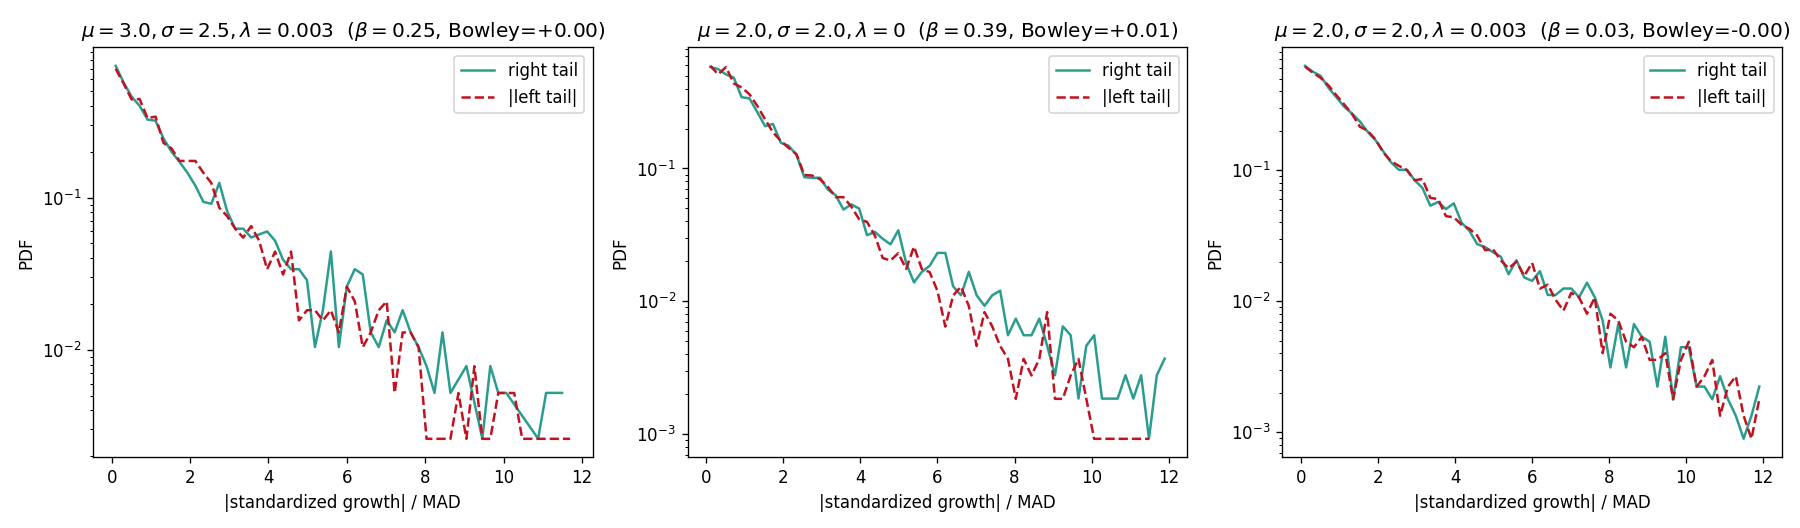

Source code (Python):
"""How right-skewed is the tent, really? Moment skew over-weights extreme outliers on a fat-tailed
distribution. Add robust measures: Bowley quantile skew, left/right tail-magnitude ratios, and a
FOLDED-tail plot (right side vs |left side|) so the body/tail asymmetry is visible directly.
Measured at the best beta>0 regimes.
"""
import sys, os
sys.path.insert(0, os.path.dirname(__file__))
import numpy as np
from scipy.stats import skew, kurtosis
import matplotlib
matplotlib.use("Agg")
import matplotlib.pyplot as plt
from explore import integrate
from measure_msb import regrid_logS, msb_on_grid, binned_beta

S = 600
TMAX, T_BURN, DT = 45.0, 18.0, 0.5
SEED = 2024
REGIMES = [(3.0, 2.5, 3e-3), (2.0, 2.0, 0.0), (2.0, 2.0, 3e-3)]   # (mu, sigma, lam)


def growth_pool(mu, sigma, lam):
    t, W, lnM, *_ = integrate(SEED, S, mu, sigma, tmax=TMAX, n_eval=3000, lam=lam)
    win = t > T_BURN
    surv = W[:, win].min(1) > 1e-6
    tg = np.arange(T_BURN, TMAX + 1e-9, DT)
    lnS = regrid_logS(t, W[surv], tg)
    Sbar, vol, gl = msb_on_grid(lnS)
    beta, _ = binned_beta(Sbar, vol)
    return gl, beta, int(surv.sum())


def asym(g):
    g = g - np.median(g)                                   # center on median
    q = np.percentile(g, [1, 5, 10, 25, 50, 75, 90, 95, 99])
    Q1, Q2, Q3 = q[3], q[4], q[5]
    bowley = (Q3 + Q1 - 2 * Q2) / (Q3 - Q1)                # robust skew, in [-1,1]
    # tail magnitude ratios: |right pct| / |left pct| (1.0 = symmetric)
    r90 = abs(q[7]) / abs(q[1]); r95 = abs(q[7]) / abs(q[1])
    rr = {p: abs(np.percentile(g, 100 - p)) / abs(np.percentile(g, p)) for p in [10, 5, 1]}
    mad = np.median(np.abs(g))
    # fraction beyond +/- 3 MAD on each side
    fr = (g > 3 * mad).mean(); fl = (g < -3 * mad).mean()
    return dict(moment=float(skew(g)), bowley=float(bowley),
                ratio10=rr[10], ratio5=rr[5], ratio1=rr[1],
                frac_R3=float(fr), frac_L3=float(fl))


if __name__ == "__main__":
    fig, axes = plt.subplots(1, len(REGIMES), figsize=(5 * len(REGIMES), 4.4))
    for ax, (mu, sig, lam) in zip(np.atleast_1d(axes), REGIMES):
        g, beta, ns = growth_pool(mu, sig, lam)
        a = asym(g)
        print(f"\nmu={mu} sigma={sig} lam={lam:g}  (beta={beta:.3f}, survivors={ns}/{S}, n_g={g.size})")
        print(f"  moment skew = {a['moment']:+.2f}   Bowley quantile skew = {a['bowley']:+.3f}  (|.|<0.1 ~ symmetric)")
        print(f"  tail magnitude ratio R/L:  90/10pct={a['ratio10']:.2f}  95/5pct={a['ratio5']:.2f}  99/1pct={a['ratio1']:.2f}  (1.0=symmetric)")
        print(f"  fraction beyond 3*MAD:  right={100*a['frac_R3']:.2f}%  left={100*a['frac_L3']:.2f}%")
        # folded-tail plot: right side vs |left side|, standardized by MAD
        gc = (g - np.median(g)) / np.median(np.abs(g - np.median(g)))
        R = gc[gc > 0]; L = -gc[gc < 0]
        bins = np.linspace(0, 12, 60)
        hR, _ = np.histogram(R, bins=bins, density=True); hL, _ = np.histogram(L, bins=bins, density=True)
        c = 0.5 * (bins[:-1] + bins[1:])
        ax.semilogy(c[hR > 0], hR[hR > 0], "-", color="#2a9d8f", label="right tail")
        ax.semilogy(c[hL > 0], hL[hL > 0], "--", color="#c1121f", label="|left tail|")
        ax.set(xlabel="|standardized growth| / MAD", ylabel="PDF",
               title=fr"$\mu={mu},\sigma={sig},\lambda={lam:g}$  ($\beta={beta:.2f}$, Bowley={a['bowley']:+.2f})")
        ax.legend()
    plt.tight_layout(); plt.savefig(os.path.join(os.path.dirname(__file__), "asymmetry.png"), dpi=120)
    print("\nsaved growing_glv/asymmetry.png  (overlapping curves = symmetric; right above left = right-skew)")
